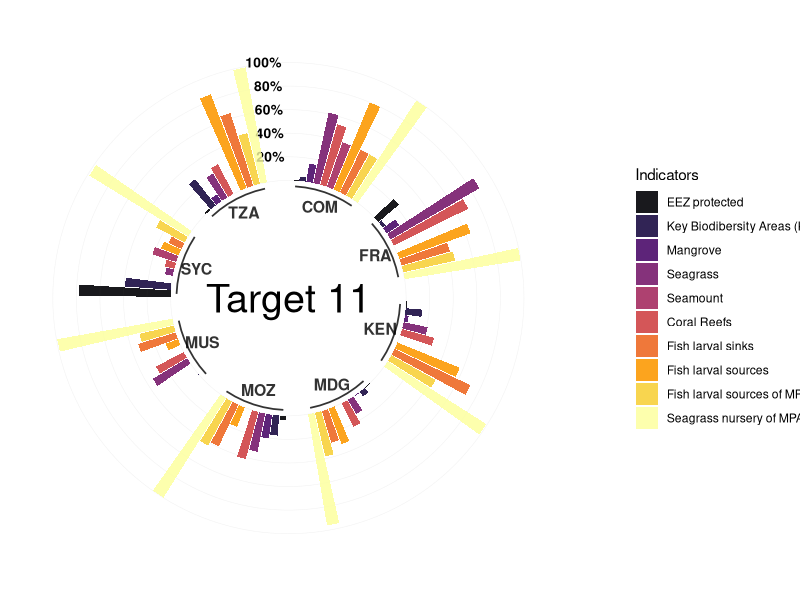
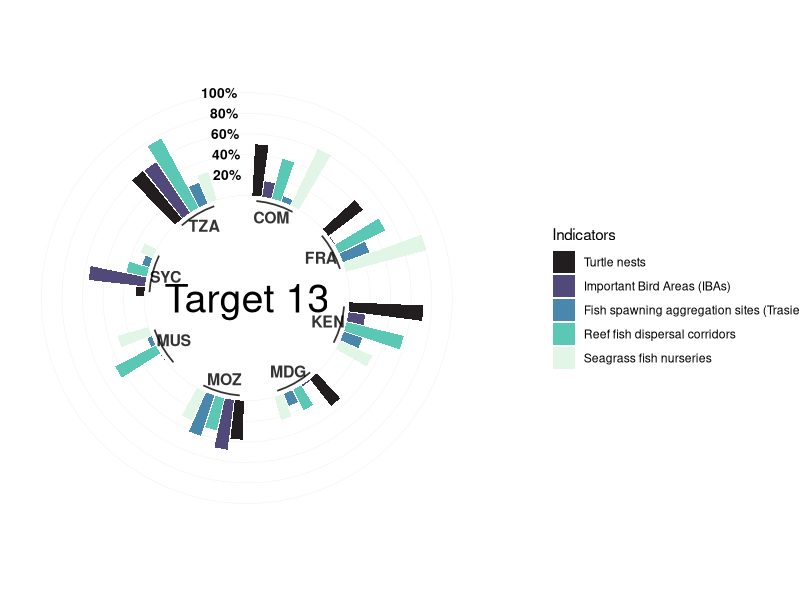
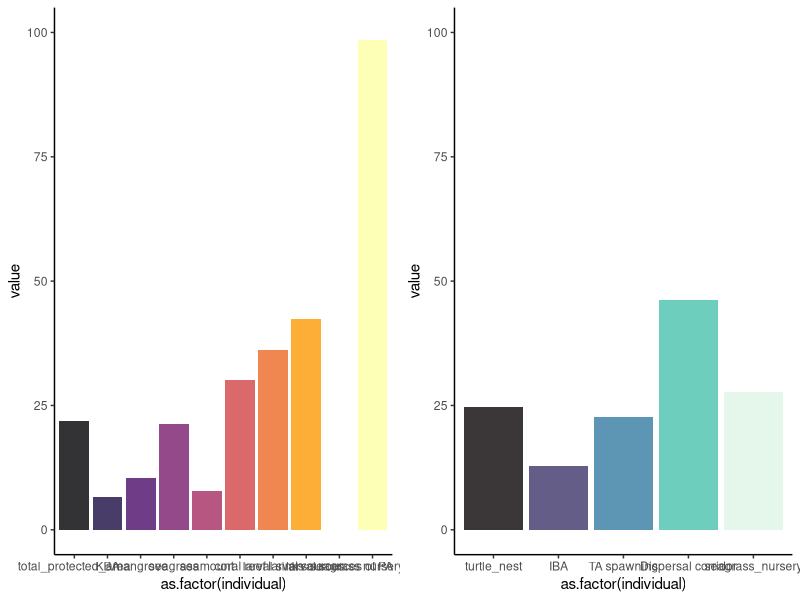

Generate these figures, in order, with R:
#Figure Target 11 and 13 indicators  by country and region -
#Luisa Fontoura - Aug2021 - Last update: 30 Oct

#This data summary was created using the percentage of protection of each indicator on previous analysis
#Please see Target_indicators.R for individual estimates by indicator

library(here)
library(ggplot2)
library(tidyverse)
library(viridis)
library(ggpubr)


##
gap_sum<-read.csv(here("_dataFigure","gap-analysis_summary.csv"))
#Target as factor----
gap_sum$target <- as.factor(gap_sum$target)
#gap_sum$indicator <- as.factor(gap_sum$indicator)
gap_sum$indicator <- factor(gap_sum$indicator, levels = c("total_protected_area","KBA","mangrove","seagrass","seamount","coral reef","larval sinks","larval sources",
                                                          "turtle_nest","IBA","TA spawning","Dispersal corridor","larval sources of PA","seagrass_nursery","seagrass nursery of PA") )
#Create ISO column
unique(gap_sum$location)
gap_sum$ISO3 <- ifelse(gap_sum$location == "Comoros","COM",
                       ifelse(gap_sum$location == "France", "FRA",
                       ifelse(gap_sum$location == "Kenya", "KEN",
                       ifelse(gap_sum$location == "Madagascar", "MDG",
                              ifelse(gap_sum$location == "Mauritius", "MUS",
                                     ifelse(gap_sum$location == "Mozambique", "MOZ",
                                            ifelse(gap_sum$location == "Seychelles", "SYC",
                                                   ifelse(gap_sum$location == "Somalia", "SOM",
                                                          ifelse(gap_sum$location == "South Africa", "ZAF",
                                                                 ifelse(gap_sum$location == "Tanzania", "TZA", gap_sum$location))))))))))
#Create levels 
#Create unique ID for each row
data_all <- gap_sum
colnames(data_all) <- c("location","target","individual","type","value","group")
data_all$id=seq(1, nrow(data_all))
head(data_all)

###Circular plot for Target 11 ----
target11 <- data_all[data_all$target == "11",]
unique(target11$group) #9 indicators (fish nurseries of PAs missing*)
rm(data)
data <- target11
#remove WIO (only estimates by country) #Somalia was removed due lack of PA data and 
#South Africa was removed because the majority of indicators here estimated largely derived from tropical ecosystems that are not characteristic from the ZAF geographic portion.  
data <- data[!data$location %in% c("WIO","Somalia","South Africa"),]
data<-droplevels(data)
data$group <- as.factor(data$group)

# Set a number of 'empty bar' to add at the end of each group
empty_bar=3
to_add = data.frame(matrix(NA, empty_bar*nlevels(data$group), ncol(data)) )
colnames(to_add) = colnames(data)
to_add$group=rep(levels(data$group), each=empty_bar)
data=rbind(data, to_add)
data=data %>% arrange(group,location)
data$id=seq(1, nrow(data))

# Get the name and the y position of each label
label_data <- data
number_of_bar <- nrow(label_data)
angle <- 90 - 360 * (label_data$id-0.5) /number_of_bar     # I subtract 0.5 because the letter must have the angle of the center of the bars. Not extreme right(1) or extreme left (0)
label_data$hjust <- ifelse( angle < -90, 1, 0)
label_data$angle <- ifelse(angle < -90, angle+180, angle)

# prepare a data frame for base lines
base_data <- data %>% 
  group_by(group) %>% 
  summarize(start=min(id), end=max(id) - empty_bar) %>% 
  rowwise() %>% 
  mutate(title=mean(c(start, end)))

# prepare a data frame for grid (scales)
grid_data <- base_data
grid_data$end <- grid_data$end[ c( nrow(grid_data), 1:nrow(grid_data)-1)] + 1
grid_data$start <- grid_data$start - 1
grid_data <- grid_data[-1,]

####Plot----
p <- ggplot(data, aes(x=as.factor(id), y=value, fill=individual)) +
  geom_bar(aes(x=as.factor(id), y=value, fill=individual), stat="identity", alpha=0.5) +
  scale_fill_viridis_d(option="inferno", name="Indicators",
                       breaks=levels(data$individual), labels=c("EEZ protected","Key Biodibersity Areas (KBAs)","Mangrove",
                                                           "Seagrass","Seamount","Coral Reefs","Fish larval sinks","Fish larval sources","Fish larval sources of MPAs","Seagrass nursery of MPAs")) +
  geom_hline(
    aes(yintercept = y), 
    data.frame(y = c(0:5) * 20),
    color = "lightgrey",alpha=0.3, size=0.2) +
  # Add text showing the value of each 100/75/50/25 lines
  annotate("text", x = rep(max(data$id),5), y = c(20, 40, 60, 80,100), label = c("20%", "40%", "60%", "80%","100%") , color="black", size=3.5 , angle=0, fontface="bold", hjust=1) +
  
  geom_bar(aes(x=as.factor(id), y=value, fill=individual), stat="identity", alpha=0.8) +
  ylim(-100,120) +
  theme_minimal() +
  theme(
    legend.position = "right",
    axis.text = element_blank(),
    axis.title = element_blank(),
    panel.grid = element_blank(),
    plot.margin = unit(rep(-1,4), "cm") 
  ) +
  coord_polar()

target11_plot <- p + 
  geom_segment(data=base_data, aes(x = start, y = -5, xend = end, yend = -5), colour = "black", alpha=0.8, size=0.6 , inherit.aes = FALSE )  +
  #geom_text(data=base_data, aes(x = title, y = -18, label=group), hjust=c(1,1,0,0,0,0,0,0,1), colour = "black", alpha=0.8, size=4, fontface="bold", inherit.aes = FALSE) +
   annotate(
    x = 0, 
    y = -100, 
    label = "Target 11", 
    geom = "text", 
    color = "black",
    size=10
  ) 

target11_plot +
  geom_text(data=base_data, aes(x = title, y = -18, label=group), hjust=c(0.5,0.5,0.5,0.5,0.5,0.5,0.5,0.5), colour = "black", alpha=0.8, size=4, fontface="bold", inherit.aes = FALSE)

#Target 13
###Circular plot for Target 13 ----
target13 <- data_all[data_all$target == "13",]
unique(target13$group) 
rm(data)
data <- target13
#remove WIO (only estimates by country)
data <- data[!data$location %in% c("WIO","Somalia","South Africa"),]
data<-droplevels(data)
data$group <- as.factor(data$group)

# Set a number of 'empty bar' to add at the end of each group
empty_bar=3
to_add = data.frame(matrix(NA, empty_bar*nlevels(data$group), ncol(data)) )
colnames(to_add) = colnames(data)
to_add$group=rep(levels(data$group), each=empty_bar)
data=rbind(data, to_add)
data=data %>% arrange(group,location)
data$id=seq(1, nrow(data))

# Get the name and the y position of each label
label_data <- data
number_of_bar <- nrow(label_data)
angle <- 90 - 360 * (label_data$id-0.5) /number_of_bar     # I substract 0.5 because the letter must have the angle of the center of the bars. Not extreme right(1) or extreme left (0)
label_data$hjust <- ifelse( angle < -90, 1, 0)
label_data$angle <- ifelse(angle < -90, angle+180, angle)

# prepare a data frame for base lines
base_data <- data %>% 
  group_by(group) %>% 
  summarize(start=min(id), end=max(id) - empty_bar) %>% 
  rowwise() %>% 
  mutate(title=mean(c(start, end)))

# prepare a data frame for grid (scales)
grid_data <- base_data
grid_data$end <- grid_data$end[ c( nrow(grid_data), 1:nrow(grid_data)-1)] + 1
grid_data$start <- grid_data$start - 1
grid_data <- grid_data[-1,]

####Plot----
p <- ggplot(data, aes(x=as.factor(id), y=value, fill=individual)) +
  geom_bar(aes(x=as.factor(id), y=value, fill=individual), stat="identity", alpha=0.5) +
  scale_fill_viridis_d(option="mako", name="Indicators",
                       breaks=levels(data$individual), labels=c("Turtle nests","Important Bird Areas (IBAs)","Fish spawning aggregation sites (Trasient fish",
                                                                "Reef fish dispersal corridors", "Seagrass fish nurseries")) +
  geom_hline(
    aes(yintercept = y), 
    data.frame(y = c(0:5) * 20),
    color = "lightgrey",alpha=0.3, size=0.2) +
  # Add text showing the value of each 100/75/50/25 lines
  annotate("text", x = rep(max(data$id),5), y = c(20, 40, 60, 80,100), label = c("20%", "40%", "60%", "80%","100%") , color="black", size=3.5 , angle=0, fontface="bold", hjust=1) +
  
  geom_bar(aes(x=as.factor(id), y=value, fill=individual), stat="identity", alpha=0.8) +
  ylim(-100,120) +
  theme_minimal() +
  theme(
    legend.position = "right",
    axis.text = element_blank(),
    axis.title = element_blank(),
    panel.grid = element_blank(),
    plot.margin = unit(rep(-1,4), "cm") 
  ) +
  coord_polar()

target13_plot <- p + 
  geom_segment(data=base_data, aes(x = start, y = -5, xend = end, yend = -5), colour = "black", alpha=0.8, size=0.6 , inherit.aes = FALSE )  +
  #geom_text(data=base_data, aes(x = title, y = -18, label=group), hjust=c(1,1,0,0,0,0,0,0,1), colour = "black", alpha=0.8, size=4, fontface="bold", inherit.aes = FALSE) +
  annotate(
    x = 0, 
    y = -100, 
    label = "Target 13", 
    geom = "text", 
    color = "black",
    size=10
  ) 

target13_plot +
  geom_text(data=base_data, aes(x = title, y = -18, label=group), hjust=c(0.5,0.5,0.5,0.5,0.5,0.5,0.5,0.5), colour = "black", alpha=0.8, size=4, fontface="bold", inherit.aes = FALSE)


##Graph for WIO ----
#
rm(data)
target11WIO <- data_all[data_all$target == "11",]
data <- target11WIO
#remove WIO (only estimates by country)
data <- data[data$location %in% c("WIO"),]
data<-droplevels(data)

target11WIO_plot <- ggplot(data, aes(x=as.factor(individual), y=value, fill=individual)) +
  geom_bar(aes(x=as.factor(individual), y=value, fill=individual), stat="identity", alpha=0.8) +
  scale_fill_viridis_d(option="inferno", name="Indicators",
                         breaks=levels(data$individual), labels=c("EEZ protected","Key Biodibersity Areas (KBAs)","Mangrove",
                                                             "Seagrass","Seamount","Coral Reefs","Fish larval sinks","Fish larval sources","Fish larval sources of MPAs", "Seagrass nnursery of MPAs")) + ylim(0,100) +
  theme_classic()  +
  theme(
    legend.position = "none")

#13
rm(data)
target13WIO <- data_all[data_all$target == "13",]
data <- target13WIO
#remove WIO (only estimates by country)
data <- data[data$location %in% c("WIO"),]
data<-droplevels(data)

target13WIO_plot <- ggplot(data, aes(x=as.factor(individual), y=value, fill=individual)) +
  geom_bar(aes(x=as.factor(individual), y=value, fill=individual), stat="identity", alpha=0.8) +
  scale_fill_viridis_d(option="mako", name="Indicators",
                       breaks=levels(data$individual), labels=c("Turtle nests","Important Bird Areas (IBAs)","Fish spawning aggregation sites (Trasient fish",
                                                                "Reef fish dispersal corridors", "Seagrass fish nurseries")) + ylim(0,100) +
  theme_classic()  +
  theme(
    legend.position = "none")

ggarrange(target11WIO_plot,target13WIO_plot,ncol=2)

